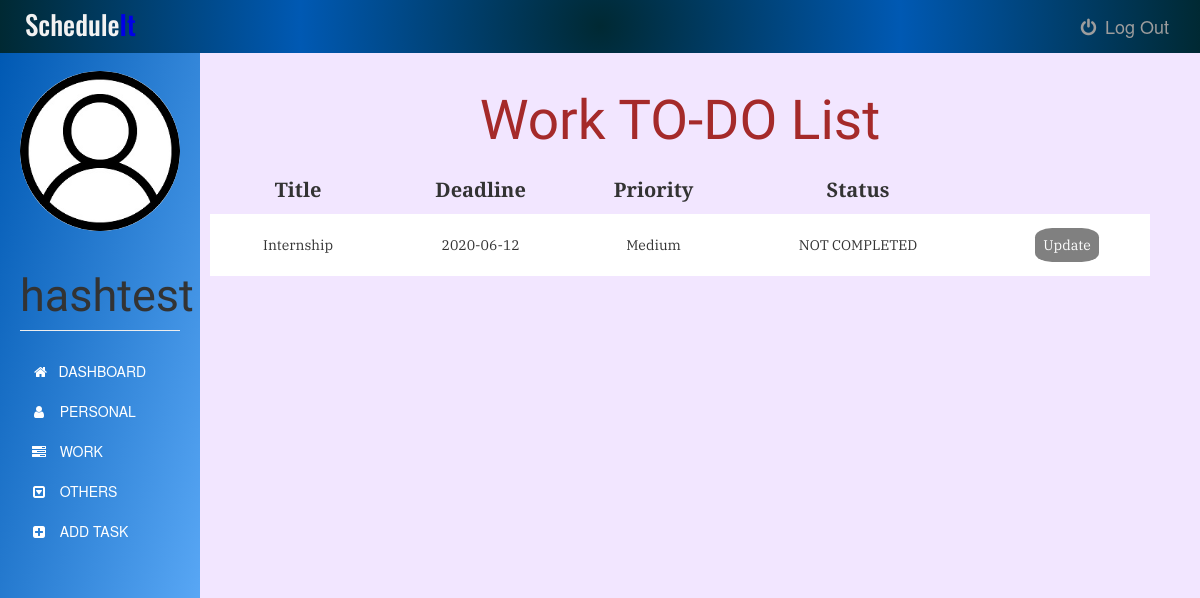
Page /worktask (signed in) on the committed database.
### app.py (models this page shows)
class User(UserMixin, db.Model):
    id = db.Column(db.Integer, primary_key=True)
    username = db.Column(db.String(15), unique=True, nullable=False)
    email = db.Column(db.String(50), unique=True, nullable=False)
    password = db.Column(db.String(80), unique=True, nullable=False)
    tasks = db.relationship('Task', backref='author', lazy=True)

class Task(db.Model):
    id = db.Column(db.Integer, primary_key=True)
    title = db.Column(db.Text, nullable=False)
    date = db.Column(db.Date, nullable=False)
    content = db.Column(db.Text, nullable=False)
    WorkType = db.Column(db.Text, nullable=False)
    priority = db.Column(db.Text)
    status = db.Column(db.Text, nullable=False, default='NEW')
    user_id = db.Column(db.Integer, db.ForeignKey('user.id'), nullable=False)

### app.py (the view)
@app.route('/worktask', methods=['GET', 'POST'])
@login_required
def worktask():
    tasks = Task.query.filter_by(user_id=current_user.id)
    return render_template('work.html', tasks=tasks ,name=current_user.username, tdate=date.today())

### app.py (called while the page is built)
@login_manager.user_loader
def load_user(user_id):
    return User.query.get(int(user_id))

### templates/work.html (shortened to what this page needs)
{% extends "bootstrap/base.html" %}
{% block styles %}
{{super()}}
<link rel="stylesheet" href="{{url_for('.static', filename='personal.css')}}">
<link rel="stylesheet" href="https://maxcdn.bootstrapcdn.com/font-awesome/4.7.0/css/font-awesome.min.css">
{% endblock %}
{% block content %}
    <nav class="navbar navbar-inverse navbar-fixed-top">
      <div class="container-fluid">
        <div class="navbar-header">
          <center><h3><span>Schedule</span>It</h3></center>
        </div>
        <div class="navbar-collapse">
          <ul class="nav navbar-nav">
            <li>
              <a href="{{ url_for('logout') }}">
              <i class="fa fa-power-off fa-fw" aria-hidden="true"></i>
              Log Out
              </a>
            </li>
          </ul>
          </div>
      </div>
    </nav>
    <div class="container-fluid">
      <div class="row">
        <nav class=" sidebar">
          <div class="image img-cir img-120">
            <center>
              <img src="{{url_for('static', filename='user-icon.jpg')}}" width="250" height="200" class="img-responsive"/>
            </center>
            <center>
              <h1 class="page-header">{{ name }}</h1>
            </center>
          </div>
          <div>
            <div class="nav nav-sidebar">
              <ul class="nav nav-sidebar">
                <li >
                  <a class="list-group-item" href="{{ url_for('dashboard') }}">
                    &nbsp;<i class="fa fa-home" aria-hidden="true"></i>&nbsp;&nbsp; DASHBOARD
                  </a>
                </li>
                <li>
                  <a class="list-group-item" href="{{ url_for('personaltask') }}">
                    <i class="fa fa-user fa-fw" aria-hidden="true"></i>&nbsp;&nbsp; PERSONAL
                  </a>
                </li>
                <li>
                  <a class="list-group-item" href="#">
                    <i class="fa fa-tasks fa-fw" aria-hidden="true"></i>&nbsp;&nbsp; WORK
                  </a>
                </li>
                <li>
                  <a class="list-group-item" href="{{ url_for('othertask') }}">
                    <i class="fa fa-caret-square-o-down fa-fw" aria-hidden="true"></i>&nbsp;&nbsp; OTHERS
                  </a>
                </li>
                <li>
                  <a class="list-group-item" href="{{ url_for('addtask') }}">
                    <i class="fa fa-plus-square fa-fw" aria-hidden="true"></i>&nbsp;&nbsp; ADD TASK
                  </a>
                </li>
              </ul>
            </div>
          </div>
        </nav>
        <div class="col-sm-9 col-sm-offset-3 col-md-10 col-md-offset-2 main">
          	<center><h1>Work TO-DO List</h1></center>
            <div>
            	<table>
                <thead>
                  <tr>
                    <th>Title</th>
                    <th>Deadline</th>
                    <th>Priority</th>
                    <th>Status</th>
                  </tr>
                </thead>
            		<tbody>
              		{% for task in tasks %}
              			{% if task.WorkType == "Work"%}
              				<tr>
    		          			<td>{{task.title}}</td>
    		          			<td>{{task.date}}</td>
    		          			<td>{{task.priority}}</td>
                        {% if tdate > task.date and (task.status !="CANCELLED" or task.status !="COMPLETED") %}
                          <td class="status">NOT COMPLETED</td>
                        {% else %}
                          <td class="status">{{task.status}}</td>
                        {% endif %}
                        {% if (task.status == "NEW" or task.status == "IN PROGRESS" or task.status == "NOT STARTED") and tdate <= task.date %}
                          <td><a href="{{ url_for('update_task', task_id=task.id) }}">Update</a></td>
                        {% else %}
                          <td><a class="arcup" href="#">Update</a></td>
                        {% endif %}
    		          		</tr>
                      <tr class="spacer">
    		          	{% endif %}
    		        {% endfor %}
              </tbody>
            	</table>
            </div>
        </div>
      </div>
    </div>
{% endblock %}

### static/personal.css (style rules this page uses)
body { padding-top: 50px; background-color: #f2e6ff; }
.navbar-fixed-top { border: 0; }
.navbar { background-image: radial-gradient(circle, #002933,#0059b3, #002933); }
.navbar-header h3 { font-family: 'Oswald', sans-serif; font-size: 27px; margin: 10px; color: #0000e6; }
.navbar-header span { font-size: 27px; color: #f2f2f2; }
.navbar-collapse ul { float: right; margin: 3px; list-style: none; }
.navbar-collapse ul li { float: left; position: relative; }
.navbar-collapse ul li a { display: block; margin: 0px; padding: 13px; font-size: 18px; text-decoration: none; }
.sidebar { width: 200px; position: fixed; top: 51px; bottom: 0; left: 0; z-index: 1000; display: block; padding: 20px; overflow-x: hidden; overflow-y: auto; background-image: linear-gradient(to bottom right, #0059b3, #66b3ff); }
.sidebar .page-header { font-size: 45px; font-family: 'Tenali Ramakrishna', sans-serif; }
.nav-sidebar { margin-right: -21px; margin-bottom: 20px; margin-left: -20px; }
.nav-sidebar > li > a { padding-right: 20px; padding-left: 50px; }
.nav-sidebar ul li a { background-color: transparent; color: white; border: none; }
.nav-sidebar a { display: none; }
.row img { border-radius: 50%; }
.main { margin-top: 1px; padding: 30px; right: 20px; }
.main h1 { margin-top: 4px; padding: 5px; font-size: 55px; color: brown; font-family: 'Tenali Ramakrishna', sans-serif; text-align: center; }
.main table { width: 100%; }
.main thead tr { font-size: 20px; font-family: 'PT Serif', serif; }
.main tbody tr { background-color: white; font-family: 'IBM Plex Serif', serif; }
.main tbody .spacer { height: 20px; }
.main thead th { padding: 10px; text-align: center; }
.main tbody td { padding: 21px; text-align: center; }
.main tbody td a { text-decoration: none; padding: 8px; background-color: blue; color: white; border-radius: 27%; }
.main .arcup { background-color: grey; }

### rows in the picture
User: username "hashtest"
Task: title "Internship", date "2020-06-12", priority "Medium", status "NOT COMPLETED"
